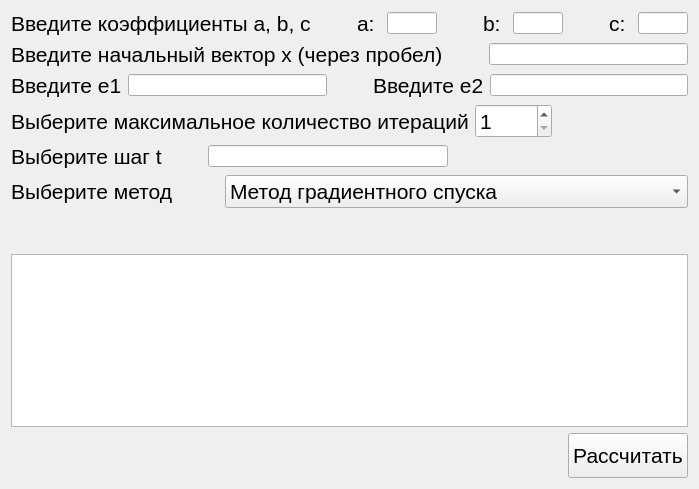
<?xml version="1.0" encoding="UTF-8"?>
<ui version="4.0">
 <class>Window</class>
 <widget class="QWidget" name="Window">
  <property name="geometry">
   <rect>
    <x>0</x>
    <y>0</y>
    <width>699</width>
    <height>489</height>
   </rect>
  </property>
  <property name="windowTitle">
   <string>Поиск экстремумов - 2</string>
  </property>
  <layout class="QVBoxLayout" name="verticalLayout_2">
   <item>
    <layout class="QHBoxLayout" name="horizontalLayout">
     <item>
      <widget class="QLabel" name="label">
       <property name="font">
        <font>
         <pointsize>16</pointsize>
        </font>
       </property>
       <property name="text">
        <string>Введите коэффициенты a, b, c</string>
       </property>
      </widget>
     </item>
     <item>
      <spacer name="horizontalSpacer">
       <property name="orientation">
        <enum>Qt::Horizontal</enum>
       </property>
       <property name="sizeType">
        <enum>QSizePolicy::Minimum</enum>
       </property>
       <property name="sizeHint" stdset="0">
        <size>
         <width>40</width>
         <height>20</height>
        </size>
       </property>
      </spacer>
     </item>
     <item>
      <widget class="QLabel" name="label_2">
       <property name="font">
        <font>
         <pointsize>16</pointsize>
        </font>
       </property>
       <property name="text">
        <string>a: </string>
       </property>
      </widget>
     </item>
     <item>
      <widget class="QLineEdit" name="a_str"/>
     </item>
     <item>
      <spacer name="horizontalSpacer_2">
       <property name="orientation">
        <enum>Qt::Horizontal</enum>
       </property>
       <property name="sizeType">
        <enum>QSizePolicy::Minimum</enum>
       </property>
       <property name="sizeHint" stdset="0">
        <size>
         <width>40</width>
         <height>20</height>
        </size>
       </property>
      </spacer>
     </item>
     <item>
      <widget class="QLabel" name="label_3">
       <property name="font">
        <font>
         <pointsize>16</pointsize>
        </font>
       </property>
       <property name="text">
        <string>b: </string>
       </property>
      </widget>
     </item>
     <item>
      <widget class="QLineEdit" name="b_str"/>
     </item>
     <item>
      <spacer name="horizontalSpacer_3">
       <property name="orientation">
        <enum>Qt::Horizontal</enum>
       </property>
       <property name="sizeType">
        <enum>QSizePolicy::Minimum</enum>
       </property>
       <property name="sizeHint" stdset="0">
        <size>
         <width>40</width>
         <height>20</height>
        </size>
       </property>
      </spacer>
     </item>
     <item>
      <widget class="QLabel" name="label_4">
       <property name="font">
        <font>
         <pointsize>16</pointsize>
        </font>
       </property>
       <property name="text">
        <string>c: </string>
       </property>
      </widget>
     </item>
     <item>
      <widget class="QLineEdit" name="c_str"/>
     </item>
    </layout>
   </item>
   <item>
    <layout class="QHBoxLayout" name="horizontalLayout_2">
     <item>
      <widget class="QLabel" name="label_5">
       <property name="font">
        <font>
         <pointsize>16</pointsize>
        </font>
       </property>
       <property name="text">
        <string>Введите начальный вектор x (через пробел)</string>
       </property>
      </widget>
     </item>
     <item>
      <spacer name="horizontalSpacer_4">
       <property name="orientation">
        <enum>Qt::Horizontal</enum>
       </property>
       <property name="sizeType">
        <enum>QSizePolicy::Minimum</enum>
       </property>
       <property name="sizeHint" stdset="0">
        <size>
         <width>40</width>
         <height>20</height>
        </size>
       </property>
      </spacer>
     </item>
     <item>
      <widget class="QLineEdit" name="x_str"/>
     </item>
    </layout>
   </item>
   <item>
    <layout class="QHBoxLayout" name="horizontalLayout_3">
     <item>
      <widget class="QLabel" name="label_6">
       <property name="font">
        <font>
         <pointsize>16</pointsize>
        </font>
       </property>
       <property name="text">
        <string>Введите e1</string>
       </property>
      </widget>
     </item>
     <item>
      <widget class="QLineEdit" name="e1_str"/>
     </item>
     <item>
      <spacer name="horizontalSpacer_5">
       <property name="orientation">
        <enum>Qt::Horizontal</enum>
       </property>
       <property name="sizeType">
        <enum>QSizePolicy::Minimum</enum>
       </property>
       <property name="sizeHint" stdset="0">
        <size>
         <width>40</width>
         <height>20</height>
        </size>
       </property>
      </spacer>
     </item>
     <item>
      <widget class="QLabel" name="label_7">
       <property name="font">
        <font>
         <pointsize>16</pointsize>
        </font>
       </property>
       <property name="text">
        <string>Введите e2</string>
       </property>
      </widget>
     </item>
     <item>
      <widget class="QLineEdit" name="e2_str"/>
     </item>
    </layout>
   </item>
   <item>
    <layout class="QHBoxLayout" name="horizontalLayout_4">
     <item>
      <widget class="QLabel" name="label_8">
       <property name="font">
        <font>
         <pointsize>16</pointsize>
        </font>
       </property>
       <property name="text">
        <string>Выберите максимальное количество итераций</string>
       </property>
      </widget>
     </item>
     <item>
      <widget class="QSpinBox" name="M_value">
       <property name="font">
        <font>
         <pointsize>16</pointsize>
        </font>
       </property>
       <property name="minimum">
        <number>1</number>
       </property>
       <property name="maximum">
        <number>1000</number>
       </property>
      </widget>
     </item>
     <item>
      <spacer name="horizontalSpacer_6">
       <property name="orientation">
        <enum>Qt::Horizontal</enum>
       </property>
       <property name="sizeHint" stdset="0">
        <size>
         <width>40</width>
         <height>20</height>
        </size>
       </property>
      </spacer>
     </item>
    </layout>
   </item>
   <item>
    <layout class="QHBoxLayout" name="horizontalLayout_7">
     <item>
      <widget class="QLabel" name="label_10">
       <property name="font">
        <font>
         <pointsize>16</pointsize>
        </font>
       </property>
       <property name="text">
        <string>Выберите шаг t</string>
       </property>
      </widget>
     </item>
     <item>
      <spacer name="horizontalSpacer_8">
       <property name="orientation">
        <enum>Qt::Horizontal</enum>
       </property>
       <property name="sizeType">
        <enum>QSizePolicy::Minimum</enum>
       </property>
       <property name="sizeHint" stdset="0">
        <size>
         <width>40</width>
         <height>20</height>
        </size>
       </property>
      </spacer>
     </item>
     <item>
      <widget class="QLineEdit" name="t_str"/>
     </item>
     <item>
      <spacer name="horizontalSpacer_9">
       <property name="orientation">
        <enum>Qt::Horizontal</enum>
       </property>
       <property name="sizeHint" stdset="0">
        <size>
         <width>40</width>
         <height>20</height>
        </size>
       </property>
      </spacer>
     </item>
    </layout>
   </item>
   <item>
    <layout class="QHBoxLayout" name="horizontalLayout_6">
     <item>
      <widget class="QLabel" name="label_9">
       <property name="font">
        <font>
         <pointsize>16</pointsize>
        </font>
       </property>
       <property name="text">
        <string>Выберите метод</string>
       </property>
      </widget>
     </item>
     <item>
      <widget class="QComboBox" name="method_box">
       <property name="font">
        <font>
         <pointsize>16</pointsize>
        </font>
       </property>
       <item>
        <property name="text">
         <string>Метод градиентного спуска</string>
        </property>
       </item>
       <item>
        <property name="text">
         <string>Метод наискорейшего градиентного спуска</string>
        </property>
       </item>
      </widget>
     </item>
    </layout>
   </item>
   <item>
    <spacer name="verticalSpacer">
     <property name="orientation">
      <enum>Qt::Vertical</enum>
     </property>
     <property name="sizeType">
      <enum>QSizePolicy::MinimumExpanding</enum>
     </property>
     <property name="sizeHint" stdset="0">
      <size>
       <width>20</width>
       <height>40</height>
      </size>
     </property>
    </spacer>
   </item>
   <item>
    <widget class="QTextEdit" name="output">
     <property name="enabled">
      <bool>true</bool>
     </property>
     <property name="readOnly">
      <bool>true</bool>
     </property>
    </widget>
   </item>
   <item>
    <layout class="QHBoxLayout" name="horizontalLayout_5">
     <item>
      <spacer name="horizontalSpacer_7">
       <property name="orientation">
        <enum>Qt::Horizontal</enum>
       </property>
       <property name="sizeHint" stdset="0">
        <size>
         <width>40</width>
         <height>20</height>
        </size>
       </property>
      </spacer>
     </item>
     <item>
      <widget class="QPushButton" name="result_button">
       <property name="minimumSize">
        <size>
         <width>120</width>
         <height>45</height>
        </size>
       </property>
       <property name="font">
        <font>
         <pointsize>16</pointsize>
        </font>
       </property>
       <property name="text">
        <string>Рассчитать</string>
       </property>
      </widget>
     </item>
    </layout>
   </item>
  </layout>
 </widget>
 <resources/>
 <connections/>
</ui>
